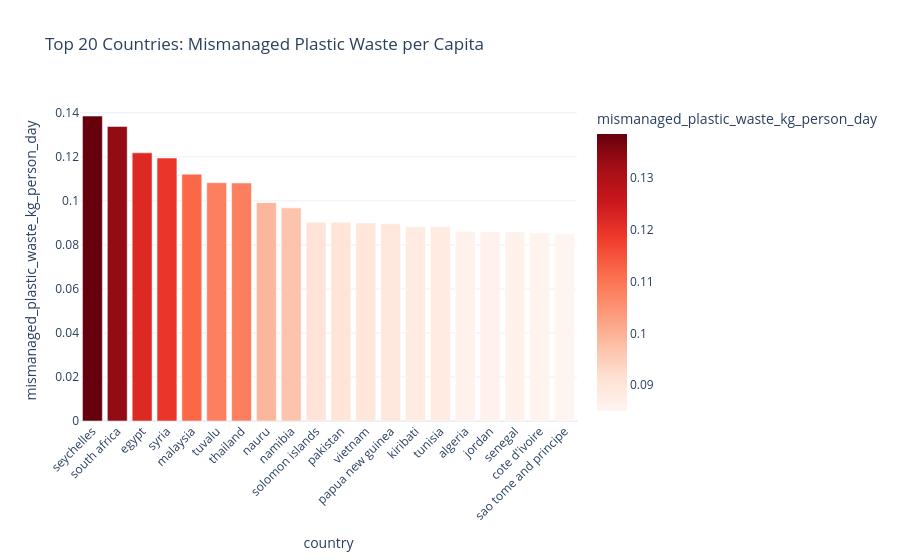

Notebook cell for this chart:
### Markdown cell above
LMI — Lower Middle Income
UMI — Upper Middle Income
HIC — High Income Countries
Exploratory data analysis reveals a direct correlation between a country's economic status and its waste management efficiency.

### Code cell
top20 = df1.nlargest(20, 'mismanaged_plastic_waste_kg_person_day')
fig2 = px.bar(
    top20,
    x="country",
    y="mismanaged_plastic_waste_kg_person_day",
    color="mismanaged_plastic_waste_kg_person_day",
    color_continuous_scale="Reds",
    title="Top 20 Countries: Mismanaged Plastic Waste per Capita",
    template="plotly_white"
)

fig2.update_layout(xaxis_tickangle=-45)
fig2.show()

### Figure 1 — Plotly figure (JSON) as saved in the notebook; plotly's stock layout.template omitted (floating-point values rounded to 4 significant figures)
{"data": [{"hovertemplate": "country=%{x}<br>mismanaged_plastic_waste_kg_person_day=%{marker.color}<extra></extra>", "legendgroup": "", "marker": {"color": [0.1385, 0.1338, 0.1218, 0.1194, 0.1121, 0.1082, 0.1081, 0.09919, 0.09682, 0.09031, 0.09028, 0.08994, 0.08958, 0.08828, 0.08824, 0.08614, 0.08591, 0.08591, 0.08555, 0.08502], "coloraxis": "coloraxis", "pattern": {"shape": ""}}, "name": "", "orientation": "v", "showlegend": false, "textposition": "auto", "type": "bar", "x": ["seychelles", "south africa", "egypt", "syria", "malaysia", "tuvalu", "thailand", "nauru", "namibia", "solomon islands", "pakistan", "vietnam", "papua new guinea", "kiribati", "tunisia", "algeria", "jordan", "senegal", "cote d'ivoire", "sao tome and principe"], "xaxis": "x", "y": [0.1385, 0.1338, 0.1218, 0.1194, 0.1121, 0.1082, 0.1081, 0.09919, 0.09682, 0.09031, 0.09028, 0.08994, 0.08958, 0.08828, 0.08824, 0.08614, 0.08591, 0.08591, 0.08555, 0.08502], "yaxis": "y"}], "layout": {"barmode": "relative", "coloraxis": {"colorbar": {"title": {"text": "mismanaged_plastic_waste_kg_person_day"}}, "colorscale": [[0, "rgb(255,245,240)"], [0.125, "rgb(254,224,210)"], [0.25, "rgb(252,187,161)"], [0.375, "rgb(252,146,114)"], [0.5, "rgb(251,106,74)"], [0.625, "rgb(239,59,44)"], [0.75, "rgb(203,24,29)"], [0.875, "rgb(165,15,21)"], [1, "rgb(103,0,13)"]]}, "legend": {"tracegroupgap": 0}, "title": {"text": "Top 20 Countries: Mismanaged Plastic Waste per Capita"}, "xaxis": {"anchor": "y", "domain": [0, 1], "tickangle": -45, "title": {"text": "country"}}, "yaxis": {"anchor": "x", "domain": [0, 1], "title": {"text": "mismanaged_plastic_waste_kg_person_day"}}}}
